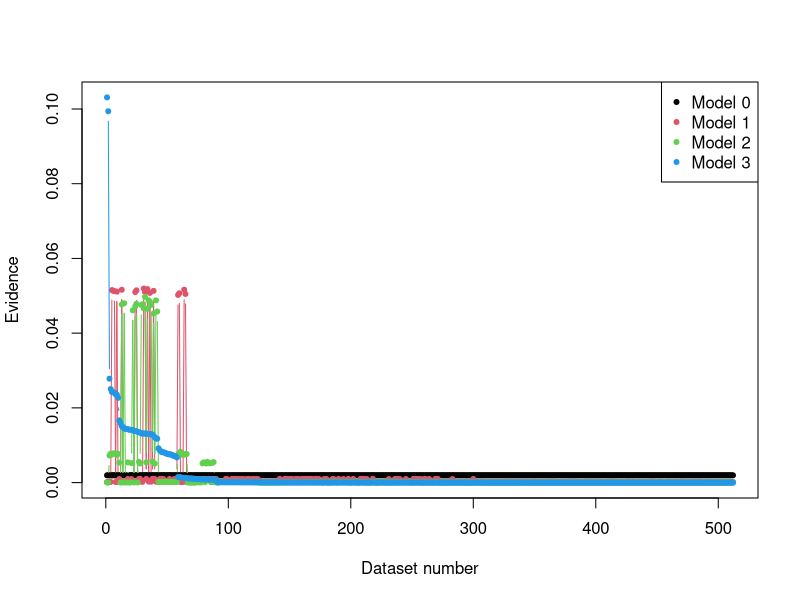

Generate this figure with R:
# Optional generic preliminaries:
graphics.off() # This closes all of R's graphics windows.
rm(list=ls())

# Helper functions
number2binary = function(number, noBits) {
  binary_vector = rev(as.numeric(intToBits(number)))
  binary_vector = binary_vector[-(1:(length(binary_vector) - noBits))]
  binary_vector[binary_vector==0] = -1
  return(binary_vector)
}

plot_evidences = function(evidences, sortBy) {
  sorted = order(evidences[,sortBy], decreasing = T)
  matplot(evidences[sorted,], type = 'b', lty = rep(1,nmodels), pch=20, col = 1:4, xlab = 'Dataset number', ylab = 'Evidence')
  legend("topright", legend = c('Model 0', 'Model 1', 'Model 2', 'Model 3'), col=1:4, pch=20)
  return(sorted)
}

# Helper function to select correct likelihood function
compute_likelihood = function(model_id, weights, y, x){
  likelihood = 1
  for(i in 1:9){
    if(model_id == 2) # Index for model 1
      likelihood = likelihood * (1/(1 + exp(-y[i]*weights*x[i,1])))
    if(model_id == 3) # Index for model 2
      likelihood = likelihood * (1/(1 + exp(-y[i]*(weights[1]*x[i,1] + weights[2]*x[i,2]))))
    if(model_id == 4) # Index for model 3
      likelihood = likelihood * (1/(1 + exp(-y[i]*(weights[1] + weights[2]*x[i,1] + weights[3]*x[i,2]))))
  }
  return(likelihood)
}


# Create all the possible data sets
npixels = 9
ndatasets = 2^npixels
nmodels = 4

datasets = matrix(0, nrow = ndatasets, ncol = npixels)

for (d in 1:ndatasets) {
  datasets[d,] = number2binary(d, npixels)
}


x = matrix(0, npixels, 2)
x[1,] = c(-1, 1)
x[2,] = c(0, 1)
x[3,] = c(1, 1)
x[4,] = c(-1, 0)
x[5,] = c(0, 0)
x[6,] = c(1, 0)
x[7,] = c(-1, -1)
x[8,] = c(0, -1)
x[9,] = c(1, -1)


# Compute the evidences for each data set
evidences = matrix(0, nrow = ndatasets, ncol = nmodels)
evidences[,1] = 1/512

# Parameters for the prior weights
mu = 0
sigma = 10

# The number of samples to get
nsamples = 10000


for (d in 1:ndatasets) {
  y = datasets[d,]
  # compute evidence using Monte Carlo

  for (i in 2:nmodels) { # Start with 2 because we already have the evidence for model 1
    evidence = 0
    for (s in 1:nsamples) {
      # get weights from prior
      w = rnorm(i-1, mu, sigma)
      pDwm = compute_likelihood(i, w, y, x)
      # print(pDwm)
      evidence = evidence + pDwm
    }
    # print(evidence)
    evidences[d,i] = evidence/nsamples
  }
}

# 2.3
sorted_order = plot_evidences(evidences, sortBy=4)
print(datasets[511,])
print(datasets[512,])

bayesFactor_511_m0_m3 = evidences[511,1]/evidences[511,4] 
bayesFactor_512_m0_m3 = evidences[512,1]/evidences[512,4] 

# 2.4 
m0_better_m3 = sum(evidences[,1] > evidences[,4])

for (i in 1:nmodels){
  for (j in 1:nmodels){
    if(i!=j){
    mi_better_mj = sum(evidences[,i] > evidences[,j])
    print(sprintf("Model %d is favored over model %d for %d datasets", i-1, j-1, mi_better_mj))
    }
  }
}








